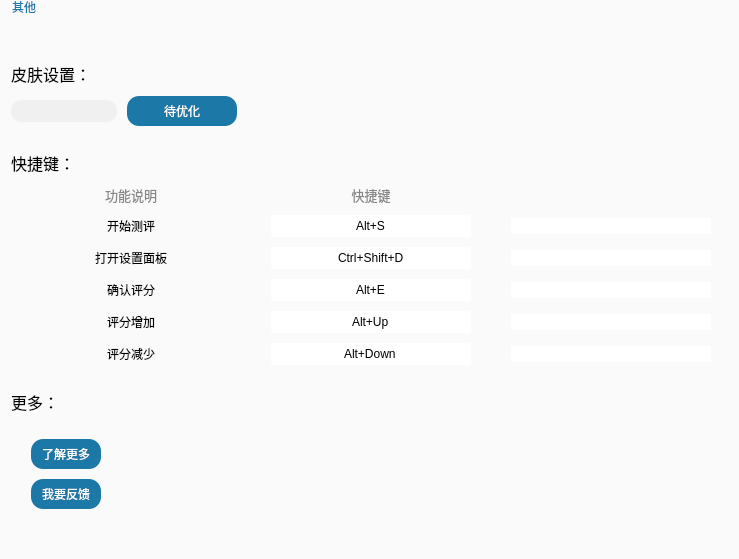
        <widget class="QGroupBox" name="others_gbox">
         <property name="styleSheet">
          <string notr="true">QGroupBox {
    font: 25px &quot;黑体&quot;;
    border: none;
	background-color: rgb(250, 250, 250);
    border-radius:6px;
    margin-top:12px;
}
QGroupBox:title {
    color:rgb(28, 120, 167);
    subcontrol-origin: margin;
    left: 10px;
}</string>
         </property>
         <property name="title">
          <string>其他</string>
         </property>
         <layout class="QVBoxLayout" name="verticalLayout_27">
          <property name="spacing">
           <number>25</number>
          </property>
          <property name="topMargin">
           <number>50</number>
          </property>
          <property name="bottomMargin">
           <number>50</number>
          </property>
          <item>
           <layout class="QVBoxLayout" name="verticalLayout_19">
            <property name="spacing">
             <number>10</number>
            </property>
            <item>
             <widget class="QLabel" name="label_21">
              <property name="font">
               <font>
                <family>黑体</family>
                <pointsize>12</pointsize>
                <weight>50</weight>
                <italic>false</italic>
                <bold>false</bold>
               </font>
              </property>
              <property name="styleSheet">
               <string notr="true">border:none;
font: 12pt &quot;黑体&quot;;</string>
              </property>
              <property name="text">
               <string>皮肤设置：</string>
              </property>
             </widget>
            </item>
            <item>
             <layout class="QHBoxLayout" name="horizontalLayout_37" stretch="0,1">
              <item>
               <layout class="QHBoxLayout" name="horizontalLayout_17">
                <property name="leftMargin">
                 <number>0</number>
                </property>
                <item>
                 <widget class="QLineEdit" name="lineEdit_10">
                  <property name="minimumSize">
                   <size>
                    <width>0</width>
                    <height>22</height>
                   </size>
                  </property>
                  <property name="maximumSize">
                   <size>
                    <width>16777215</width>
                    <height>22</height>
                   </size>
                  </property>
                  <property name="styleSheet">
                   <string notr="true">border:none;
font: 10pt &quot;Microsoft YaHei UI&quot;;
background-color: rgb(240, 240, 240);
border-radius:10px;</string>
                  </property>
                 </widget>
                </item>
                <item>
                 <widget class="QPushButton" name="pushButton_12">
                  <property name="minimumSize">
                   <size>
                    <width>110</width>
                    <height>30</height>
                   </size>
                  </property>
                  <property name="maximumSize">
                   <size>
                    <width>110</width>
                    <height>30</height>
                   </size>
                  </property>
                  <property name="styleSheet">
                   <string notr="true">QPushButton:hover {
	background-color: rgb(58, 189, 236);
}

QPushButton:pressed {
	
	background-color: rgb(27, 87, 126);
}

QPushButton {
	background-color: rgb(28, 120, 167);
	color: rgb(255, 255, 255);
	font: 10pt &quot;黑体&quot;;
	border-radius: 12px;
	border: 10px;
}</string>
                  </property>
                  <property name="text">
                   <string>待优化</string>
                  </property>
                 </widget>
                </item>
               </layout>
              </item>
              <item>
               <widget class="QLabel" name="label_41">
                <property name="text">
                 <string/>
                </property>
               </widget>
              </item>
             </layout>
            </item>
           </layout>
          </item>
          <item>
           <layout class="QVBoxLayout" name="verticalLayout_25">
            <property name="spacing">
             <number>10</number>
            </property>
            <item>
             <layout class="QHBoxLayout" name="horizontalLayout_38" stretch="0,1">
              <item>
               <layout class="QHBoxLayout" name="horizontalLayout_19">
                <item>
                 <widget class="QLabel" name="label_22">
                  <property name="font">
                   <font>
                    <family>黑体</family>
                    <pointsize>12</pointsize>
                    <weight>50</weight>
                    <italic>false</italic>
                    <bold>false</bold>
                   </font>
                  </property>
                  <property name="styleSheet">
                   <string notr="true">border:none;
font: 12pt &quot;黑体&quot;;</string>
                  </property>
                  <property name="text">
                   <string>快捷键：</string>
                  </property>
                 </widget>
                </item>
               </layout>
              </item>
              <item>
               <widget class="QLabel" name="label_42">
                <property name="text">
                 <string/>
                </property>
               </widget>
              </item>
             </layout>
            </item>
            <item>
             <layout class="QHBoxLayout" name="horizontalLayout_39" stretch="2,1">
              <property name="leftMargin">
               <number>20</number>
              </property>
              <item>
               <layout class="QVBoxLayout" name="verticalLayout_7">
                <item>
                 <layout class="QHBoxLayout" name="horizontalLayout_18" stretch="1,1,0">
                  <property name="spacing">
                   <number>40</number>
                  </property>
                  <property name="leftMargin">
                   <number>0</number>
                  </property>
                  <item>
                   <widget class="QLabel" name="label_23">
                    <property name="minimumSize">
                     <size>
                      <width>200</width>
                      <height>0</height>
                     </size>
                    </property>
                    <property name="maximumSize">
                     <size>
                      <width>200</width>
                      <height>16777215</height>
                     </size>
                    </property>
                    <property name="font">
                     <font>
                      <family>黑体</family>
                      <pointsize>10</pointsize>
                      <weight>50</weight>
                      <italic>false</italic>
                      <bold>false</bold>
                     </font>
                    </property>
                    <property name="styleSheet">
                     <string notr="true">color: rgb(135, 135, 135);
font:10pt &quot;黑体&quot;;</string>
                    </property>
                    <property name="text">
                     <string>功能说明</string>
                    </property>
                    <property name="alignment">
                     <set>Qt::AlignCenter</set>
                    </property>
                   </widget>
                  </item>
                  <item>
                   <widget class="QLabel" name="label_27">
                    <property name="minimumSize">
                     <size>
                      <width>200</width>
                      <height>0</height>
                     </size>
                    </property>
                    <property name="maximumSize">
                     <size>
                      <width>200</width>
                      <height>16777215</height>
                     </size>
                    </property>
                    <property name="font">
                     <font>
                      <family>黑体</family>
                      <pointsize>10</pointsize>
                      <weight>50</weight>
                      <italic>false</italic>
                      <bold>false</bold>
                     </font>
                    </property>
                    <property name="styleSheet">
                     <string notr="true">color: rgb(135, 135, 135);
font:10pt &quot;黑体&quot;;</string>
                    </property>
                    <property name="text">
                     <string>快捷键</string>
                    </property>
                    <property name="alignment">
                     <set>Qt::AlignCenter</set>
                    </property>
                   </widget>
                  </item>
                  <item>
                   <widget class="QLabel" name="label_52">
                    <property name="minimumSize">
                     <size>
                      <width>200</width>
                      <height>0</height>
                     </size>
                    </property>
                    <property name="maximumSize">
                     <size>
                      <width>200</width>
                      <height>16777215</height>
                     </size>
                    </property>
                    <property name="layoutDirection">
                     <enum>Qt::LeftToRight</enum>
                    </property>
                    <property name="styleSheet">
                     <string notr="true">color: rgb(135, 135, 135);
font:10pt &quot;黑体&quot;;</string>
                    </property>
                    <property name="text">
                     <string/>
                    </property>
                    <property name="alignment">
                     <set>Qt::AlignCenter</set>
                    </property>
                   </widget>
                  </item>
                 </layout>
                </item>
                <item>
                 <layout class="QHBoxLayout" name="horizontalLayout_20" stretch="1,1,1">
                  <property name="spacing">
                   <number>40</number>
                  </property>
                  <item alignment="Qt::AlignHCenter">
                   <widget class="QLabel" name="label_24">
                    <property name="minimumSize">
                     <size>
                      <width>200</width>
                      <height>0</height>
                     </size>
                    </property>
                    <property name="maximumSize">
                     <size>
                      <width>200</width>
                      <height>16777215</height>
                     </size>
                    </property>
                    <property name="styleSheet">
                     <string notr="true">font:10pt &quot;黑体&quot;;</string>
                    </property>
                    <property name="text">
                     <string>开始测评</string>
                    </property>
                    <property name="alignment">
                     <set>Qt::AlignCenter</set>
                    </property>
                   </widget>
                  </item>
                  <item>
                   <widget class="QLineEdit" name="lineEdit_11">
                    <property name="minimumSize">
                     <size>
                      <width>200</width>
                      <height>22</height>
                     </size>
                    </property>
                    <property name="maximumSize">
                     <size>
                      <width>200</width>
                      <height>22</height>
                     </size>
                    </property>
                    <property name="layoutDirection">
                     <enum>Qt::LeftToRight</enum>
                    </property>
                    <property name="styleSheet">
                     <string notr="true">border:none;
font: 10pt &quot;Microsoft YaHei UI&quot;;</string>
                    </property>
                    <property name="text">
                     <string>Alt+S</string>
                    </property>
                    <property name="alignment">
                     <set>Qt::AlignCenter</set>
                    </property>
                   </widget>
                  </item>
                  <item>
                   <widget class="QLineEdit" name="lineEdit_2">
                    <property name="minimumSize">
                     <size>
                      <width>200</width>
                      <height>0</height>
                     </size>
                    </property>
                    <property name="maximumSize">
                     <size>
                      <width>200</width>
                      <height>16777215</height>
                     </size>
                    </property>
                    <property name="styleSheet">
                     <string notr="true">border:none;
font: 10pt &quot;Microsoft YaHei UI&quot;;</string>
                    </property>
                    <property name="text">
                     <string/>
                    </property>
                    <property name="alignment">
                     <set>Qt::AlignCenter</set>
                    </property>
                   </widget>
                  </item>
                 </layout>
                </item>
                <item>
                 <layout class="QHBoxLayout" name="horizontalLayout_21" stretch="1,1,1">
                  <property name="spacing">
                   <number>40</number>
                  </property>
                  <item alignment="Qt::AlignHCenter">
                   <widget class="QLabel" name="label_25">
                    <property name="minimumSize">
                     <size>
                      <width>200</width>
                      <height>0</height>
                     </size>
                    </property>
                    <property name="maximumSize">
                     <size>
                      <width>200</width>
                      <height>16777215</height>
                     </size>
                    </property>
                    <property name="styleSheet">
                     <string notr="true">font:10pt &quot;黑体&quot;;</string>
                    </property>
                    <property name="text">
                     <string>打开设置面板</string>
                    </property>
                    <property name="alignment">
                     <set>Qt::AlignCenter</set>
                    </property>
                   </widget>
                  </item>
                  <item>
                   <widget class="QLineEdit" name="lineEdit_12">
                    <property name="minimumSize">
                     <size>
                      <width>200</width>
                      <height>22</height>
                     </size>
                    </property>
                    <property name="maximumSize">
                     <size>
                      <width>200</width>
                      <height>22</height>
                     </size>
                    </property>
                    <property name="styleSheet">
                     <string notr="true">border:none;
font: 10pt &quot;Microsoft YaHei UI&quot;;</string>
                    </property>
                    <property name="text">
                     <string>Ctrl+Shift+D</string>
                    </property>
                    <property name="alignment">
                     <set>Qt::AlignCenter</set>
                    </property>
                   </widget>
                  </item>
                  <item>
                   <widget class="QLineEdit" name="lineEdit_6">
                    <property name="minimumSize">
                     <size>
                      <width>200</width>
                      <height>0</height>
                     </size>
                    </property>
                    <property name="maximumSize">
                     <size>
                      <width>200</width>
                      <height>16777215</height>
                     </size>
                    </property>
                    <property name="styleSheet">
                     <string notr="true">border:none;
font: 10pt &quot;Microsoft YaHei UI&quot;;</string>
                    </property>
                    <property name="text">
                     <string/>
                    </property>
                    <property name="alignment">
                     <set>Qt::AlignCenter</set>
                    </property>
                   </widget>
                  </item>
                 </layout>
                </item>
                <item>
                 <layout class="QHBoxLayout" name="horizontalLayout_31" stretch="1,1,1">
                  <property name="spacing">
                   <number>40</number>
                  </property>
                  <item alignment="Qt::AlignHCenter">
                   <widget class="QLabel" name="label_63">
                    <property name="minimumSize">
                     <size>
                      <width>200</width>
                      <height>0</height>
                     </size>
                    </property>
                    <property name="maximumSize">
                     <size>
                      <width>200</width>
                      <height>16777215</height>
                     </size>
                    </property>
                    <property name="styleSheet">
                     <string notr="true">font:10pt &quot;黑体&quot;;</string>
                    </property>
                    <property name="text">
                     <string>确认评分</string>
                    </property>
                    <property name="alignment">
                     <set>Qt::AlignCenter</set>
                    </property>
                   </widget>
                  </item>
                  <item>
                   <widget class="QLineEdit" name="lineEdit_18">
                    <property name="minimumSize">
                     <size>
                      <width>200</width>
                      <height>22</height>
                     </size>
                    </property>
                    <property name="maximumSize">
                     <size>
                      <width>200</width>
                      <height>22</height>
                     </size>
                    </property>
                    <property name="styleSheet">
                     <string notr="true">border:none;
font: 10pt &quot;Microsoft YaHei UI&quot;;</string>
                    </property>
                    <property name="text">
                     <string>Alt+E</string>
                    </property>
                    <property name="alignment">
                     <set>Qt::AlignCenter</set>
                    </property>
                   </widget>
                  </item>
                  <item>
                   <widget class="QLineEdit" name="lineEdit_19">
                    <property name="minimumSize">
                     <size>
                      <width>200</width>
                      <height>0</height>
                     </size>
                    </property>
                    <property name="maximumSize">
                     <size>
                      <width>200</width>
                      <height>16777215</height>
                     </size>
                    </property>
                    <property name="styleSheet">
                     <string notr="true">border:none;
font: 10pt &quot;Microsoft YaHei UI&quot;;</string>
                    </property>
                    <property name="text">
                     <string/>
                    </property>
                    <property name="alignment">
                     <set>Qt::AlignCenter</set>
                    </property>
                   </widget>
                  </item>
                 </layout>
                </item>
                <item>
                 <layout class="QHBoxLayout" name="horizontalLayout_35" stretch="1,1,1">
                  <property name="spacing">
                   <number>40</number>
                  </property>
                  <item alignment="Qt::AlignHCenter">
                   <widget class="QLabel" name="label_64">
                    <property name="minimumSize">
                     <size>
                      <width>200</width>
                      <height>0</height>
                     </size>
                    </property>
                    <property name="maximumSize">
                     <size>
                      <width>200</width>
                      <height>16777215</height>
                     </size>
                    </property>
                    <property name="styleSheet">
                     <string notr="true">font:10pt &quot;黑体&quot;;</string>
                    </property>
                    <property name="text">
                     <string>评分增加</string>
                    </property>
                    <property name="alignment">
                     <set>Qt::AlignCenter</set>
                    </property>
                   </widget>
                  </item>
                  <item>
                   <widget class="QLineEdit" name="lineEdit_20">
                    <property name="minimumSize">
                     <size>
                      <width>200</width>
                      <height>22</height>
                     </size>
                    </property>
                    <property name="maximumSize">
                     <size>
                      <width>200</width>
                      <height>22</height>
                     </size>
                    </property>
                    <property name="styleSheet">
                     <string notr="true">border:none;
font: 10pt &quot;Microsoft YaHei UI&quot;;</string>
                    </property>
                    <property name="text">
                     <string>Alt+Up</string>
                    </property>
                    <property name="alignment">
                     <set>Qt::AlignCenter</set>
                    </property>
                   </widget>
                  </item>
                  <item>
                   <widget class="QLineEdit" name="lineEdit_21">
                    <property name="minimumSize">
                     <size>
                      <width>200</width>
                      <height>0</height>
                     </size>
                    </property>
                    <property name="maximumSize">
                     <size>
                      <width>200</width>
                      <height>16777215</height>
                     </size>
                    </property>
                    <property name="styleSheet">
                     <string notr="true">border:none;
font: 10pt &quot;Microsoft YaHei UI&quot;;</string>
                    </property>
                    <property name="text">
                     <string/>
                    </property>
                    <property name="alignment">
                     <set>Qt::AlignCenter</set>
                    </property>
                   </widget>
                  </item>
                 </layout>
                </item>
                <item>
                 <layout class="QHBoxLayout" name="horizontalLayout_22" stretch="1,1,1">
                  <property name="spacing">
                   <number>40</number>
                  </property>
                  <item alignment="Qt::AlignHCenter">
                   <widget class="QLabel" name="label_26">
                    <property name="minimumSize">
                     <size>
                      <width>200</width>
                      <height>0</height>
                     </size>
                    </property>
                    <property name="maximumSize">
                     <size>
                      <width>200</width>
                      <height>16777215</height>
                     </size>
                    </property>
                    <property name="styleSheet">
                     <string notr="true">font:10pt &quot;黑体&quot;;</string>
                    </property>
                    <property name="text">
                     <string>评分减少</string>
                    </property>
                    <property name="alignment">
                     <set>Qt::AlignCenter</set>
                    </property>
                   </widget>
                  </item>
                  <item>
                   <widget class="QLineEdit" name="lineEdit_13">
                    <property name="minimumSize">
                     <size>
                      <width>200</width>
                      <height>22</height>
                     </size>
                    </property>
                    <property name="maximumSize">
                     <size>
                      <width>200</width>
                      <height>22</height>
                     </size>
                    </property>
                    <property name="styleSheet">
                     <string notr="true">border:none;
font: 10pt &quot;Microsoft YaHei UI&quot;;</string>
                    </property>
                    <property name="text">
                     <string>Alt+Down</string>
                    </property>
                    <property name="alignment">
                     <set>Qt::AlignCenter</set>
                    </property>
                   </widget>
                  </item>
                  <item>
                   <widget class="QLineEdit" name="lineEdit_17">
                    <property name="minimumSize">
                     <size>
                      <width>200</width>
                      <height>0</height>
                     </size>
                    </property>
                    <property name="maximumSize">
                     <size>
                      <width>200</width>
                      <height>16777215</height>
                     </size>
                    </property>
                    <property name="styleSheet">
                     <string notr="true">border:none;
font: 10pt &quot;Microsoft YaHei UI&quot;;</string>
                    </property>
                    <property name="text">
                     <string/>
                    </property>
                    <property name="alignment">
                     <set>Qt::AlignCenter</set>
                    </property>
                   </widget>
                  </item>
                 </layout>
                </item>
               </layout>
              </item>
              <item>
               <widget class="QLabel" name="label_43">
                <property name="text">
                 <string/>
                </property>
               </widget>
              </item>
             </layout>
            </item>
           </layout>
          </item>
          <item>
           <layout class="QVBoxLayout" name="verticalLayout_26">
            <item>
             <widget class="QLabel" name="label_45">
              <property name="font">
               <font>
                <family>黑体</family>
                <pointsize>12</pointsize>
                <weight>50</weight>
                <italic>false</italic>
                <bold>false</bold>
               </font>
              </property>
              <property name="styleSheet">
               <string notr="true">border:none;
font: 12pt &quot;黑体&quot;;</string>
              </property>
              <property name="text">
               <string>更多：</string>
              </property>
             </widget>
            </item>
            <item>
             <layout class="QHBoxLayout" name="horizontalLayout_40" stretch="0,1">
              <property name="spacing">
               <number>10</number>
              </property>
              <item>
               <layout class="QVBoxLayout" name="verticalLayout_8">
                <property name="leftMargin">
                 <number>20</number>
                </property>
                <item>
                 <widget class="QPushButton" name="pushButton_14">
                  <property name="minimumSize">
                   <size>
                    <width>70</width>
                    <height>30</height>
                   </size>
                  </property>
                  <property name="maximumSize">
                   <size>
                    <width>70</width>
                    <height>30</height>
                   </size>
                  </property>
                  <property name="styleSheet">
                   <string notr="true">QPushButton:hover {
	background-color: rgb(58, 189, 236);
}

QPushButton:pressed {
	
	background-color: rgb(27, 87, 126);
}

QPushButton {
	background-color: rgb(28, 120, 167);
	color: rgb(255, 255, 255);
	font: 10pt &quot;黑体&quot;;
	border-radius: 12px;
	border: 10px;
}</string>
                  </property>
                  <property name="text">
                   <string>了解更多</string>
                  </property>
                 </widget>
                </item>
                <item>
                 <widget class="QPushButton" name="pushButton_13">
                  <property name="minimumSize">
                   <size>
                    <width>70</width>
                    <height>30</height>
                   </size>
                  </property>
                  <property name="maximumSize">
                   <size>
                    <width>70</width>
                    <height>30</height>
                   </size>
                  </property>
                  <property name="styleSheet">
                   <string notr="true">QPushButton:hover {
	background-color: rgb(58, 189, 236);
}

QPushButton:pressed {
	
	background-color: rgb(27, 87, 126);
}

QPushButton {
	background-color: rgb(28, 120, 167);
	color: rgb(255, 255, 255);
	font: 10pt &quot;黑体&quot;;
	border-radius: 12px;
	border: 10px;
}</string>
                  </property>
                  <property name="text">
                   <string>我要反馈</string>
                  </property>
                 </widget>
                </item>
               </layout>
              </item>
              <item>
               <widget class="QLabel" name="label_44">
                <property name="text">
                 <string/>
                </property>
               </widget>
              </item>
             </layout>
            </item>
           </layout>
          </item>
         </layout>
        </widget>
